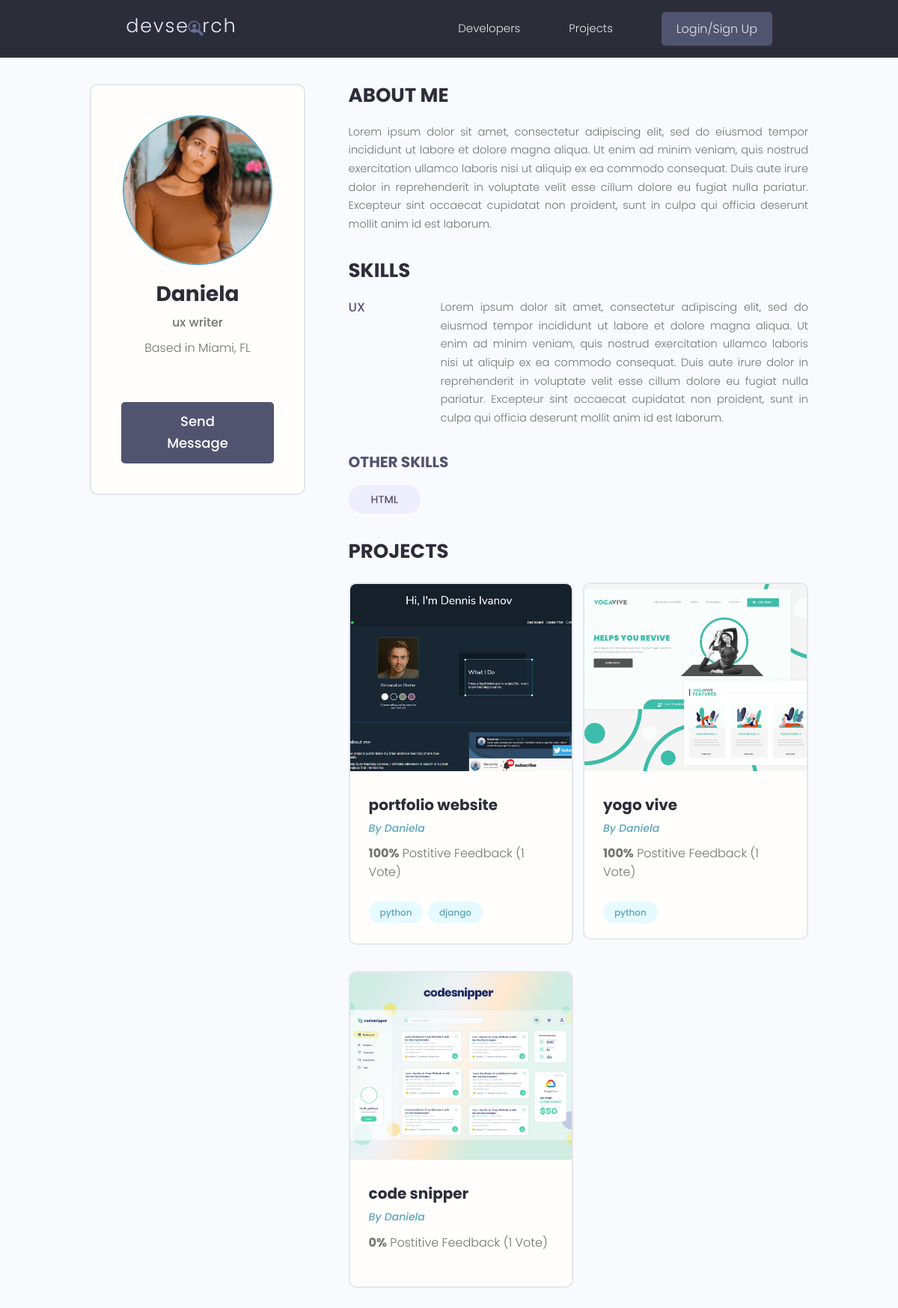
/profile/70514e68-dd8c-453c-96e9-a2490446ad96/, run on the app's committed database.
### users/models.py (models this page shows, shortened)
class Profile(models.Model):
    user = models.OneToOneField(User, on_delete=models.CASCADE, null=True, blank=True)
    name = models.CharField(max_length=255, blank=True, null=True)
    email = models.EmailField(max_length=500, blank=True, null=True)
    username = models.CharField(max_length=255, blank=True, null=True)
    location = models.CharField(max_length=255, blank=True, null=True)
    short_intro = models.CharField(max_length=255, blank=True, null=True)
    bio = models.TextField(blank=True, null=True)
    profile_image = models.ImageField(null=True, blank=True, upload_to='profiles/', default='profiles/user-default.png')
    social_github = models.CharField(max_length=255, blank=True, null=True)
    social_twitter = models.CharField(max_length=255, blank=True, null=True)
    social_linkedin = models.CharField(max_length=255, blank=True, null=True)
    social_youtube = models.CharField(max_length=255, blank=True, null=True)
    social_website = models.CharField(max_length=255, blank=True, null=True)
    created = models.DateTimeField(auto_now_add=True)
    id = models.UUIDField(default=uuid.uuid4, unique=True, primary_key=True, editable=False)

class Skill(models.Model):
    owner = models.ForeignKey(Profile, on_delete=models.CASCADE, null=True, blank=True)
    name = models.CharField(max_length=255, blank=True, null=True)
    description = models.TextField(null=True, blank=True)
    created = models.DateTimeField(auto_now_add=True)
    id = models.UUIDField(default=uuid.uuid4, unique=True, primary_key=True, editable=False)

### projects/models.py (models this page shows, shortened)
class Project(models.Model):
    owner = models.ForeignKey(Profile, null=True, blank=True, on_delete=models.SET_NULL)
    title = models.CharField(max_length=255)
    description = models.TextField(null=True, blank=True)
    featured_image = models.ImageField(null=True, blank=True, default="default.jpg")
    demo_link = models.CharField(max_length=2000, null=True, blank=True)
    source_link = models.CharField(max_length=2000, null=True, blank=True)
    tags = models.ManyToManyField('Tag', blank=True)
    vote_total = models.IntegerField(default=0, null=True, blank=True)
    vote_ratio = models.IntegerField(default=0, null=True, blank=True)
    created = models.DateTimeField(auto_now_add=True)
    id = models.UUIDField(default=uuid.uuid4, unique=True, primary_key=True, editable=False)
    class Meta:
        ordering = ['-vote_ratio',  '-vote_total', 'title']

class Tag(models.Model):
    name = models.CharField(max_length=255)
    created = models.DateTimeField(auto_now_add=True)
    id = models.UUIDField(default=uuid.uuid4, unique=True, primary_key=True, editable=False)
    def __str__(self):
        return self.name

### users/views.py (the view)
# urls.py: path('profile/<str:pk>/', views.userProfile, name='user-profile'),
def userProfile(request, pk):
    profile = Profile.objects.get(id=pk)
    topSkills = profile.skill_set.exclude(description__exact="")
    otherSkills = profile.skill_set.filter(description="")
    context = {'profile': profile, 'topSkills': topSkills, 'otherSkills': otherSkills}
    return render(request, 'users/user-profile.html', context)

### users/templates/users/user-profile.html (shortened to what this page needs)
{% extends 'main.html' %}
{% block content %}
<main class="profile my-md">
    <div class="container">
      <div class="layout">
        <div class="column column--1of3">
          <div class="card text-center">
            <div class="card__body dev">
              <img class="avatar avatar--xl" src="{{profile.profile_image.url}}" />
              <h2 class="dev__name">{{profile.name}}</h2>
              <p class="dev__title">{{profile.short_intro}}</p>
              <p class="dev__location">Based in {{profile.location}}</p>
              <a href="#" class="btn btn--sub btn--lg">Send Message </a>
            </div>
          </div>
        </div>
        <div class="column column--2of3">
          <div class="devInfo">
            <h3 class="devInfo__title">About Me</h3>
            <p class="devInfo__about">{{profile.bio}}</p>
          </div>
          <div class="devInfo">
            <h3 class="devInfo__title">Skills</h3>
            <div class="devInfo__skills">
                {% for skill in topSkills %}
              <div class="devSkill">
                <h4 class="devSkill__title">{{skill.name}}</h4>
                <p class="devSkill__info">
                    {{skill.description}}
                </p>
              </div>
              {% endfor %}
              <h3 class="devInfo__subtitle">Other Skills</h3>
              <div class="devInfo__otherSkills">
                {% for skill in otherSkills %}
                <span class="tag tag--pill tag--sub tag--lg">
                  <small>{{skill.name}}</small>
                </span>
                {% endfor %}
              </div>
            </div>
          </div>
          <div class="devInfo">
            <h3 class="devInfo__title">Projects</h3>
            <div class="grid grid--two">
                {% for project in profile.project_set.all %}
              <div class="column">
                <div class="card project">
                  <a href="{% url 'project' project.id %}" class="project">
                    <img class="project__thumbnail" src="{{project.featured_image.url}}" alt="project thumbnail" />
                    <div class="card__body">
                      <h3 class="project__title">{{project.title}}</h3>
                      <p><a class="project__author" href="{% url 'user-profile' project.owner.id %}">By {{project.owner.name}}</a></p>
                      <p class="project--rating">
                        <span style="font-weight: bold;">{{project.vote_ratio}}%</span> Postitive
                        Feedback ({{project.vote_total}} Vote{{ project.vote_total|pluralize:"s" }})
                      </p>
                      <div class="project__tags">
                        {% for tag in project.tags.all %}
                        <span class="tag tag--pill tag--main">
                            <small>{{tag}}</small>
                        </span>
                        {% endfor %}
                      </div>
                    </div>
                  </a>
                </div>
              </div>
              {% endfor %}
            </div>
          </div>
        </div>
      </div>
    </div>
  </main>
{% endblock %}

### static/styles/app.css (style rules this page uses)
:root { --color-sub: #2d2d39; }
.btn--sub { background-color: var(--color-sub-light); }
.card { border: 2px solid var(--color-light); }
img { width: 100%; }
.profile .card > .dev { padding: 4rem; }
.dev__name { color: var(--color-sub); font-size: 2.8rem; font-weight: 700; margin-top: 1rem; margin-bottom: 0.5rem; }
.dev__title { font-size: 1.6rem; font-weight: 500; line-height: 1.3; }
.dev__location { margin-top: 1rem; }
.devInfo { margin-bottom: 3rem; }
.devInfo__title, .devInfo__subtitle { font-size: 2.6rem; color: var(--color-sub); text-transform: uppercase; font-weight: 700; margin-bottom: 1.5rem; }
.devInfo__subtitle { font-size: 2rem; color: var(--color-sub-light); }
.devInfo__about, .devSkill__info { font-size: 1.45rem; line-height: 1.7; text-align: justify; }
.devSkill { margin-bottom: 3rem; }
.devSkill__title { font-size: 1.65rem; font-weight: 500; color: var(--color-sub-light); }
@media screen and (min-width: 700px) { .devSkill { display: flex; justify-content: space-between; gap: 3rem; } }
@media screen and (min-width: 700px) { .devSkill__info { flex-basis: 80%; } }
.project__author { font-size: 1.4rem; font-style: italic; }
.project--rating { margin-bottom: 1.6em; margin-top: .5em; }
.project__thumbnail { height: 25rem; object-fit: cover; object-position: top center; }
.project__title { font-size: 2rem; font-weight: 700; color: var(--color-sub); }

### static/uikit/styles/modules/_variables.css (style rules this page uses)
:root { --color-main: #5aa5b9; --color-main-light: #e6faff; --color-sub: #3f4156; --color-sub-light: #51546e; --color-sub-lighter: #ededfd; --color-text: #737373; --color-gray: #8b8b8b; --color-light: #e5e7eb; --color-light-gray: #767676; --color-bg: #f8fafd; --color-white: #fffefd; --color-white-light: #f3f3f3; --color-success: #359e64; --color-success-bg: #def8e8; --color-error: #fc4b0b; --color-error-bg: #fff2ee; --font-base: 'Poppins', arial, helvetica, 'Segoe UI', roboto, ubuntu, sans-serif; --font-monospace: 'Fira Code', 'Courier New', courier, monospace; --font-regular: 300; --font-medium: 500; --font-bold: 700; --generic-shadow: 1px 1px 5px #00000010; --generic-transition: all 0.3s ease-in-out; }

### static/uikit/styles/modules/_base.css (style rules this page uses)
* { margin: 0; padding: 0; box-sizing: border-box; text-rendering: optimizeLegibility; color: inherit; font-size: inherit; }
html { font-size: 50%; }
@media only screen and (min-width: 480px) { html { font-size: 56.25%; } }
@media only screen and (min-width: 1200px) { html { font-size: 62.5%; } }

### static/uikit/styles/modules/_typography.css (style rules this page uses)
* { font-family: var(--font-base); }
h2 { font-size: 3.6rem; font-weight: var(--font-bold); }
h3 { font-size: 3.2rem; font-weight: var(--font-medium); }
h4 { font-size: 2.8rem; font-weight: var(--font-medium); }
p, span, strong { font-size: 1.6rem; color: var(--color-text); font-weight: var(--font-regular); }
a { padding-bottom: 2px; text-decoration: none; display: inline-block; color: var(--color-main); font-weight: var(--font-medium); }

### static/uikit/styles/modules/_utilities.css (style rules this page uses)
.container { width: 92%; max-width: 165rem; margin: 0 auto; box-sizing: border-box; }
@media screen and (min-width: 1000px) { .container { width: 90%; } }
@media screen and (min-width: 1200px) { .container { width: 80%; } }
.text-center { text-align: center; }
.my-md { margin: 3rem auto; }

### static/uikit/styles/modules/_avatar.css (style rules this page uses)
.avatar { border-radius: 50%; border: 2px solid var(--color-main); object-fit: cover; }
.avatar--xl { height: 20rem; width: 20rem; }

### static/uikit/styles/modules/_button.css (style rules this page uses)
.btn { display: inline-block; position: relative; cursor: pointer; background-color: var(--color-light); font-weight: var(--font-medium); color: var(--color-sub); text-decoration: none; padding: 1rem 2rem; border-radius: 0.5rem; border: none; width: -webkit-fit-content; width: -moz-fit-content; width: fit-content; height: -webkit-fit-content; height: -moz-fit-content; height: fit-content; font-size: 1.6rem; outline-width: 0; outline-color: transparent; -webkit-backface-visibility: hidden; backface-visibility: hidden; transition: all 0.3s ease-in-out; }
.btn--sub { background-color: var(--color-sub); color: var(--color-white); }
.btn--lg { font-size: 1.8rem; padding: 1.2rem 4.5rem; }

### static/uikit/styles/modules/_card.css (style rules this page uses)
.card { border-radius: 1rem; background-color: var(--color-white); border: 1.5px solid var(--color-light); width: auto; height: auto; margin-top: 0.5rem; margin-bottom: 0.5rem; overflow: hidden; }
.card__body, .card__header { padding: 2rem 2.5rem; }

### static/uikit/styles/modules/_layout.css (style rules this page uses)
.layout { display: flex; flex-flow: row wrap; justify-content: space-between; }
.layout > .column { margin-bottom: 3rem; }
.layout > .column.column--1of3 { flex-basis: 30%; }
.layout > .column.column--2of3 { flex-basis: 64%; }

### data on the page
Profile: profile_image (picture), name "Daniela", short_intro "ux writer", location "Miami, FL", bio "Lorem ipsum dolor sit amet, consectetur adipiscing elit, sed do eiusmod tempor incididunt ut labore et dolore magna aliqua. Ut enim ad minim veniam, quis nostrud exercitation ullamco laboris nisi ut aliquip ex ea commodo consequat. Duis aute irure dolor in reprehenderit in voluptate velit esse cillum dolore eu fugiat nulla pariatur. Excepteur sint occaecat cupidatat non proident, sunt in culpa qui officia deserunt mollit anim id est laborum."
Skill: name "UX", description "Lorem ipsum dolor sit amet, consectetur adipiscing elit, sed do eiusmod tempor incididunt ut labore et dolore magna aliqua. Ut enim ad minim veniam, quis nostrud exercitation ullamco laboris nisi ut aliquip ex ea commodo consequat. Duis aute irure dolor in reprehenderit in voluptate velit esse cillum dolore eu fugiat nulla pariatur. Excepteur sint occaecat cupidatat non proident, sunt in culpa qui officia deserunt mollit anim id est laborum."
Skill: name "HTML"
Project: featured_image (picture), title "portfolio website", owner.name "Daniela", vote_ratio "100", vote_total "1"
Tag: name "python"
Tag: name "django"
Project: featured_image (picture), title "yogo vive", owner.name "Daniela", vote_ratio "100", vote_total "1"
Project: featured_image (picture), title "code snipper", owner.name "Daniela", vote_ratio "0", vote_total "1"
